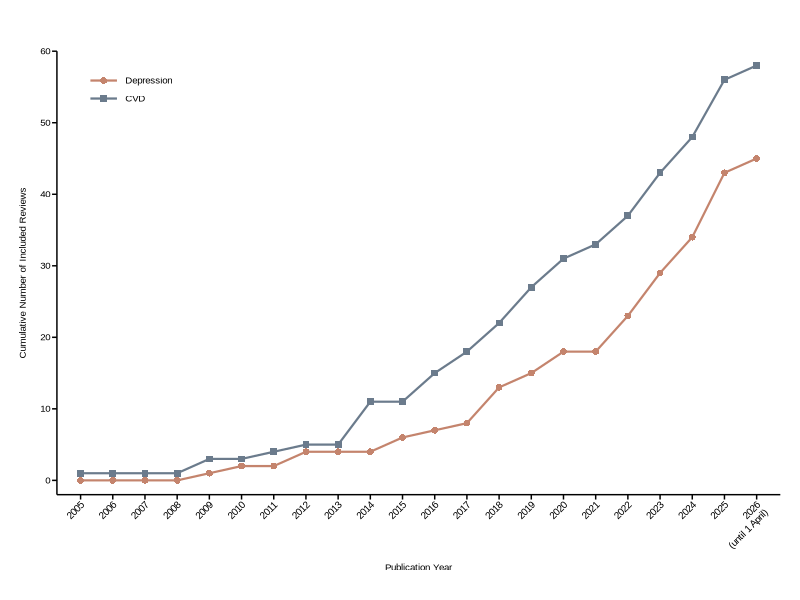

Here is the R script that generated this plot:
# Figure 2: cumulative publication counts through 1 April 2026.
library(ggplot2)
current <- read.csv("data/figure2.csv", check.names = FALSE, stringsAsFactors = FALSE)
stopifnot(all(current$depression_cumulative == cumsum(current$depression_annual)),
          all(current$CVD_cumulative == cumsum(current$CVD_annual)))

plot_data <- rbind(
  data.frame(year = current$year, value = current$depression_cumulative, domain = "Depression"),
  data.frame(year = current$year, value = current$CVD_cumulative, domain = "CVD"))
plot_data$domain <- factor(plot_data$domain, levels = c("Depression", "CVD"))
year_labels <- as.character(2005:2026)
year_labels[length(year_labels)] <- "2026\n(until 1 April)"

figure <- ggplot(plot_data, aes(x = year, y = value, colour = domain, shape = domain, group = domain)) +
  geom_line(linewidth = 0.75) + geom_point(size = 2.0, stroke = 0.45) +
  scale_colour_manual(values = c("Depression" = "#C4846D", "CVD" = "#6B7B8C")) +
  scale_shape_manual(values = c("Depression" = 16, "CVD" = 15)) +
  scale_x_continuous(breaks = 2005:2026, labels = year_labels,
                     expand = expansion(mult = c(0.035, 0.035))) +
  scale_y_continuous(breaks = seq(0, 60, 10), limits = c(-2, 60), expand = c(0, 0)) +
  labs(x = "Publication Year", y = "Cumulative Number of Included Reviews", colour = NULL, shape = NULL) +
  theme_classic(base_family = "Arial", base_size = 7) +
  theme(axis.title.x = element_text(size = 7, colour = "#000000", margin = margin(t = 10)),
        axis.title.y = element_text(size = 7, colour = "#000000", margin = margin(r = 9)),
        axis.text.x = element_text(size = 7, colour = "#000000", angle = 45, hjust = 1, vjust = 1),
        axis.text.y = element_text(size = 7, colour = "#000000"),
        axis.line = element_line(linewidth = 0.5, colour = "black"),
        axis.ticks = element_line(linewidth = 0.5, colour = "black"),
        axis.ticks.length = unit(3.5, "pt"),
        legend.position = "inside", legend.position.inside = c(0.035, 0.965),
        legend.justification = c(0, 1), legend.direction = "vertical",
        legend.text = element_text(size = 7, colour = "#000000"),
        legend.key.width = unit(24, "pt"), legend.key.height = unit(13, "pt"),
        legend.background = element_blank(), plot.margin = margin(13, 5, 7, 5, unit = "mm")) +
  guides(colour = guide_legend(override.aes = list(linewidth = 0.75, size = 2.0)))

if (interactive()) print(figure)
ggsave("figure/Figure_2.png", figure, device = ragg::agg_png,
       width = 180, height = 115, units = "mm", dpi = 600, bg = "white")
